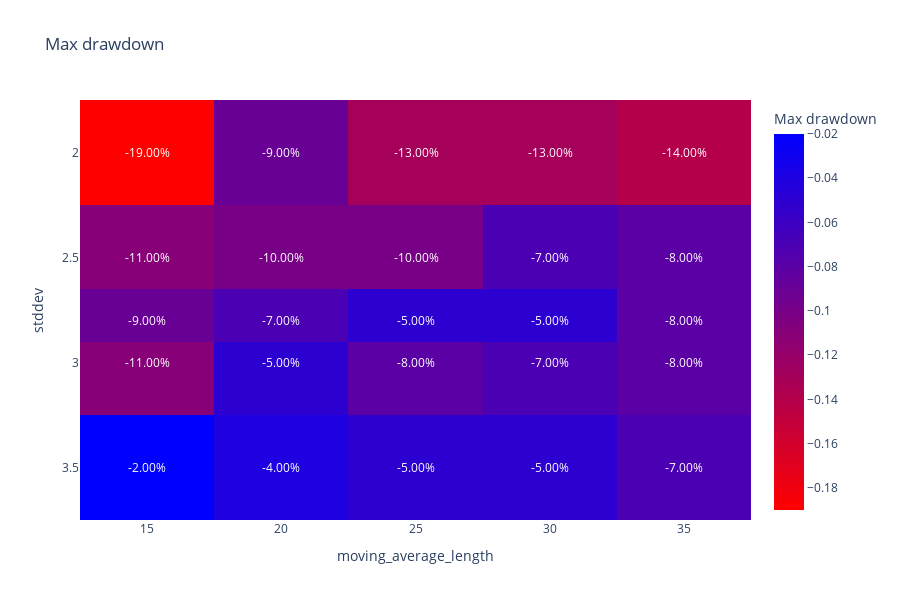

The notebook cell saved with this chart:
### Code cell
# Draw another heatmap
fig = visualise_heatmap_2d(heatmap_data, "stddev", "moving_average_length", "Max drawdown")
display(fig)

### Figure 1 — Plotly figure (JSON) as saved in the notebook; plotly's stock layout.template omitted (floating-point values rounded to 4 significant figures)
{"data": [{"coloraxis": "coloraxis", "hovertemplate": "moving_average_length: %{x}<br>stddev: %{y}<br>Max drawdown: %{z}<extra></extra>", "name": "0", "text": [["-19.00%", "-9.00%", "-13.00%", "-13.00%", "-14.00%"], ["-11.00%", "-10.00%", "-10.00%", "-7.00%", "-8.00%"], ["-9.00%", "-7.00%", "-5.00%", "-5.00%", "-8.00%"], ["-11.00%", "-5.00%", "-8.00%", "-7.00%", "-8.00%"], ["-2.00%", "-4.00%", "-5.00%", "-5.00%", "-7.00%"]], "texttemplate": "%{text}", "type": "heatmap", "x": [15, 20, 25, 30, 35], "xaxis": "x", "y": [2, 2.5, 2.8, 3, 3.5], "yaxis": "y", "z": [[-0.19, -0.09, -0.13, -0.13, -0.14], [-0.11, -0.1, -0.1, -0.07, -0.08], [-0.09, -0.07, -0.05, -0.05, -0.08], [-0.11, -0.05, -0.08, -0.07, -0.08], [-0.02, -0.04, -0.05, -0.05, -0.07]]}], "layout": {"coloraxis": {"colorbar": {"title": {"text": "Max drawdown"}}, "colorscale": [[0, "rgb(255,0,0)"], [1, "rgb(0,0,255)"]]}, "height": 600, "title": {"text": "Max drawdown"}, "xaxis": {"anchor": "y", "domain": [0, 1], "title": {"text": "moving_average_length"}}, "yaxis": {"anchor": "x", "autorange": "reversed", "domain": [0, 1], "title": {"text": "stddev"}}}}
